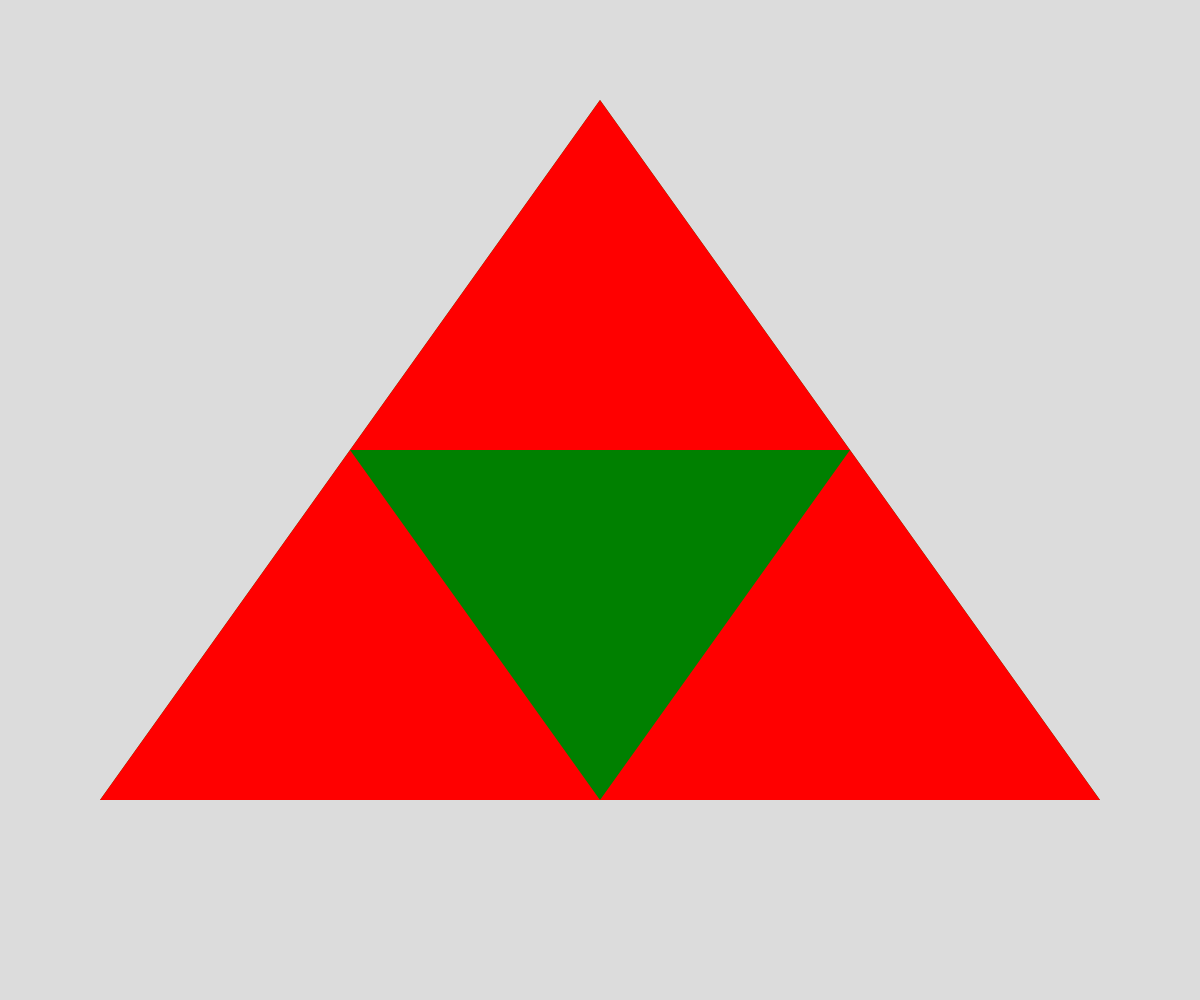
Frame 1 (no input)
Frame 60 (no input): identical to frame 1, image omitted
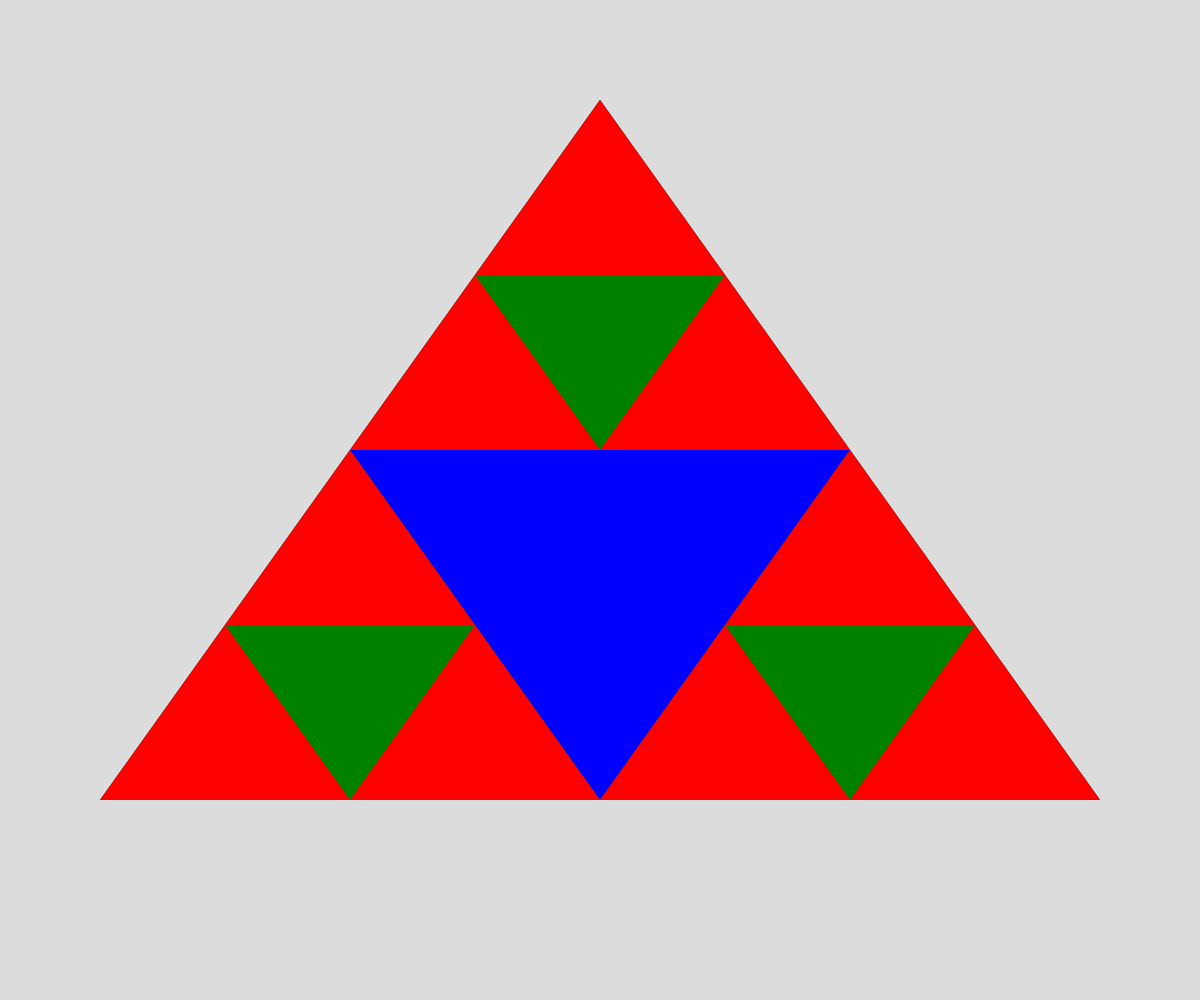
Frame 120 (the mouse pressed at the canvas centre since frame 60)

The p5.js sketch that drew these frames (run headless with seeded random() and noise() and a simulated clock; from frame 60 on, the mouse is pressed at the canvas centre):

// p5.js sketch
// ── sketch.js
// Sierpinski Triangle Demo

let triangleVertices = [
  {x: 600, y: 100},
  {x: 100, y: 800},
  {x: 1100, y: 800}
];

let levelsDeep = 1;

function mousePressed() {
  levelsDeep++;
}

function setup() {
  createCanvas(windowWidth, windowHeight);
}

function draw() {
  background(220);
  sierpinski(triangleVertices, levelsDeep);
}

function sierpinski(points, depth) {
  let theColors = ["red", "green", "blue", "white", "yellow",
    "black", "orange", "brown", "pink"];
  fill(theColors[depth % theColors.length]);
  noStroke();

  triangle(points[0].x, points[0].y,
    points[1].x, points[1].y,
    points[2].x, points[2].y);
  
  //exit clause
  if (depth > 0) {
    sierpinski([points[0],
      getMidpoint(points[0], points[1]),
      getMidpoint(points[0], points[2])],
    depth-1);

    sierpinski([points[1],
      getMidpoint(points[0], points[1]),
      getMidpoint(points[1], points[2])],
    depth-1);

    sierpinski([points[2],
      getMidpoint(points[0], points[2]),
      getMidpoint(points[1], points[2])],
    depth-1);
  }


}

function getMidpoint(point1, point2) {
  let xDifference = point1.x + point2.x;
  let yDifference = point1.y + point2.y;
  let midpoint = {x: xDifference/2, y: yDifference/2};
  return midpoint;
}
